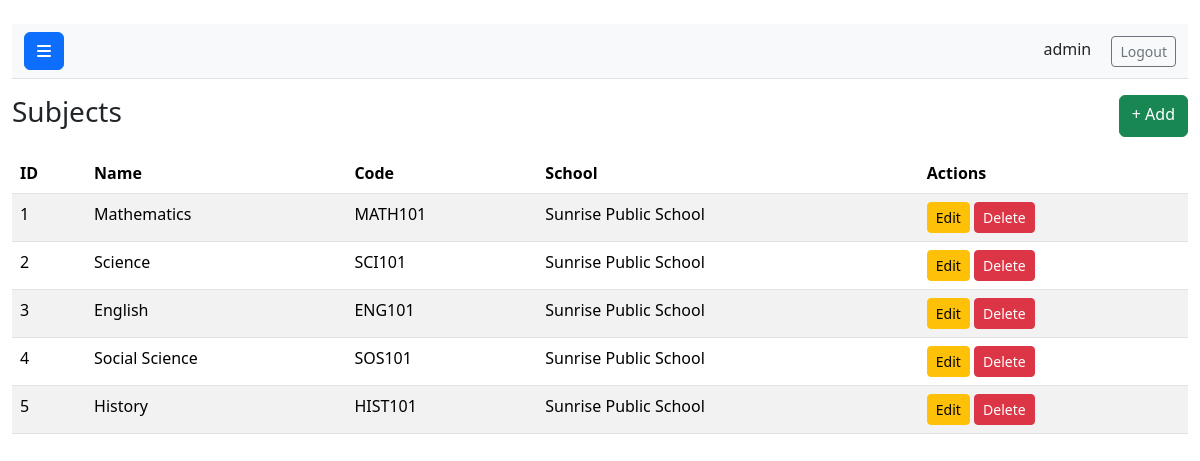
The app's page /subjects/ (signed in) with its own data.
### core/models.py (models this page shows, shortened)
class User(AbstractUser):
    role = models.ForeignKey(Role, null=True, blank=True, on_delete=models.SET_NULL)
    groups = models.ManyToManyField(
        'auth.Group',
        verbose_name='groups',
        blank=True,
        help_text='The groups this user belongs to. A user will get all permissions granted to each of their groups.',
        related_name='core_user_set',
        related_query_name='user',
    )
    user_permissions = models.ManyToManyField(
        'auth.Permission',
        verbose_name='user permissions',
        blank=True,
        help_text='Specific permissions for this user.',
        related_name='core_user_set',
        related_query_name='user',
    )

class Subject(models.Model):
    name = models.CharField(max_length=100)
    code = models.CharField(max_length=20, blank=True)
    school = models.ForeignKey(School, on_delete=models.CASCADE)

class School(models.Model):
    name = models.CharField(max_length=255)
    address = models.TextField(blank=True)

### core/views.py (the view)
# urls.py: path('subjects/', views.subjects_list, name='subjects_list'),
@login_required
@role_required('Admin', 'Teacher')
def subjects_list(request):
    subjects = Subject.objects.all()
    return render(request,'subjects/list.html',{'subjects':subjects})

### core/views.py (called while the page is built)
def role_required(*role_names):
    def decorator(view_func):
        @wraps(view_func)
        def _wrapped_view(request, *args, **kwargs):
            if request.user.is_superuser:
                return view_func(request, *args, **kwargs)
            if hasattr(request.user, 'role') and request.user.role.name in role_names:
                return view_func(request, *args, **kwargs)
            return redirect('select_dashboard')
        return _wrapped_view
    return decorator

### templates/subjects/list.html (shortened to what this page needs)
{% extends 'base.html' %}
{% block content %}
<div class="d-flex {% if user.is_authenticated %}toggled{% endif %}" id="wrapper">
      <div id="page-content-wrapper"
        style="{% if user.is_authenticated %}
          width:100%;
        {% else %}
          width:100%; margin-left:0;
        {% endif %}">
        <nav class="navbar navbar-expand-lg navbar-light bg-light border-bottom">
          <div class="container-fluid">
              <button class="btn btn-primary" id="sidebarToggle"><i class="fa fa-bars"></i></button>
            <div class="ms-auto">
              {% if user.is_authenticated %}
                <span class="me-3">{{ user.username }}</span>
                <a href="/logout/" class="btn btn-outline-secondary btn-sm">Logout</a>
              {% else %}
                <a href="/login/" class="btn btn-outline-primary btn-sm">Login</a>
              {% endif %}
            </div>
          </div>
          </nav>
<div class="d-flex justify-content-between mb-3 pt-3"><h3>Subjects</h3><a href="/subjects/add/" class="btn btn-success">+ Add</a></div>
<table class="table table-striped">
<thead><tr><th>ID</th><th>Name</th><th>Code</th><th>School</th><th>Actions</th></tr></thead>
<tbody>
{% for s in subjects %}
<tr>
<td>{{ s.id }}</td>
<td>{{ s.name }}</td>
<td>{{ s.code }}</td>
<td>{{ s.school.name }}</td>
<td>
<a href="/subjects/edit/{{ s.id }}/" class="btn btn-sm btn-warning">Edit</a>
<button class="btn btn-sm btn-danger" onclick="confirmDelete('{{ s.id }}')">Delete</button>
</td>
</tr>
{% endfor %}
</tbody>
</table>
{% endblock %}

### templates/base.html (style rules this page uses)
#wrapper.toggled #page-content-wrapper { margin-left: 0; width: 100%; }

### records on screen
User: username "admin"
Subject: id "1", name "Mathematics", code "MATH101", school.name "Sunrise Public School"
Subject: id "2", name "Science", code "SCI101", school.name "Sunrise Public School"
Subject: id "3", name "English", code "ENG101", school.name "Sunrise Public School"
Subject: id "4", name "Social Science", code "SOS101", school.name "Sunrise Public School"
Subject: id "5", name "History", code "HIST101", school.name "Sunrise Public School"
